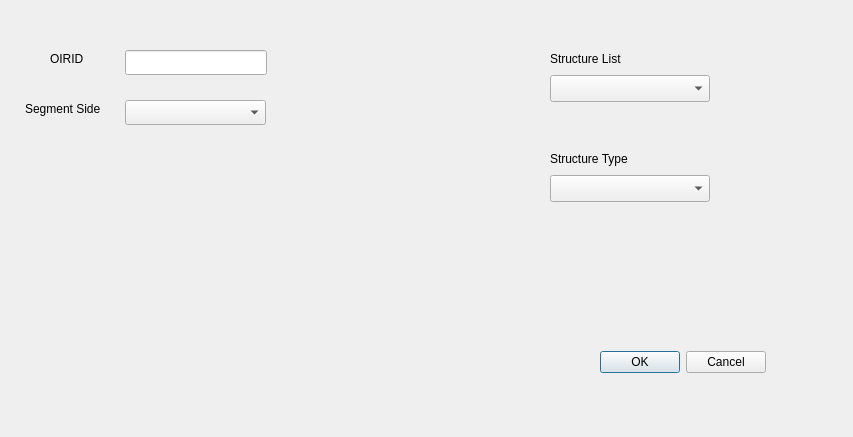
<?xml version="1.0" encoding="UTF-8"?>
<ui version="4.0">
 <class>Dialog</class>
 <widget class="QDialog" name="Dialog">
  <property name="geometry">
   <rect>
    <x>0</x>
    <y>0</y>
    <width>853</width>
    <height>437</height>
   </rect>
  </property>
  <property name="windowTitle">
   <string>Dialog</string>
  </property>
  <widget class="QDialogButtonBox" name="buttonBox">
   <property name="geometry">
    <rect>
     <x>600</x>
     <y>350</y>
     <width>166</width>
     <height>25</height>
    </rect>
   </property>
   <property name="orientation">
    <enum>Qt::Horizontal</enum>
   </property>
   <property name="standardButtons">
    <set>QDialogButtonBox::Cancel|QDialogButtonBox::Ok</set>
   </property>
  </widget>
  <widget class="QLineEdit" name="oirid">
   <property name="geometry">
    <rect>
     <x>125</x>
     <y>50</y>
     <width>142</width>
     <height>25</height>
    </rect>
   </property>
  </widget>
  <widget class="QLabel" name="oirid_label">
   <property name="geometry">
    <rect>
     <x>50</x>
     <y>50</y>
     <width>40</width>
     <height>17</height>
    </rect>
   </property>
   <property name="text">
    <string>OIRID</string>
   </property>
  </widget>
  <widget class="QComboBox" name="seg_side">
   <property name="geometry">
    <rect>
     <x>125</x>
     <y>100</y>
     <width>141</width>
     <height>25</height>
    </rect>
   </property>
  </widget>
  <widget class="QLabel" name="seg_side_label">
   <property name="geometry">
    <rect>
     <x>25</x>
     <y>100</y>
     <width>111</width>
     <height>17</height>
    </rect>
   </property>
   <property name="text">
    <string>Segment Side</string>
   </property>
  </widget>
  <widget class="QLabel" name="label">
   <property name="geometry">
    <rect>
     <x>550</x>
     <y>50</y>
     <width>131</width>
     <height>17</height>
    </rect>
   </property>
   <property name="text">
    <string>Structure List </string>
   </property>
  </widget>
  <widget class="QgsFieldComboBox" name="strucdomain">
   <property name="geometry">
    <rect>
     <x>550</x>
     <y>75</y>
     <width>160</width>
     <height>27</height>
    </rect>
   </property>
  </widget>
  <widget class="QgsFieldComboBox" name="structype">
   <property name="geometry">
    <rect>
     <x>550</x>
     <y>175</y>
     <width>160</width>
     <height>27</height>
    </rect>
   </property>
  </widget>
  <widget class="QLabel" name="label_2">
   <property name="geometry">
    <rect>
     <x>550</x>
     <y>150</y>
     <width>131</width>
     <height>17</height>
    </rect>
   </property>
   <property name="text">
    <string>Structure Type</string>
   </property>
  </widget>
 </widget>
 <layoutdefault spacing="6" margin="9"/>
 <customwidgets>
  <customwidget>
   <class>QgsFieldComboBox</class>
   <extends>QComboBox</extends>
   <header>qgsfieldcombobox.h</header>
  </customwidget>
 </customwidgets>
 <resources/>
 <connections/>
 <designerdata>
  <property name="gridDeltaX">
   <number>25</number>
  </property>
  <property name="gridDeltaY">
   <number>25</number>
  </property>
  <property name="gridSnapX">
   <bool>true</bool>
  </property>
  <property name="gridSnapY">
   <bool>true</bool>
  </property>
  <property name="gridVisible">
   <bool>true</bool>
  </property>
 </designerdata>
</ui>
